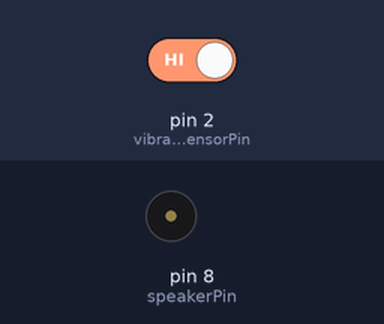
The sketch below on a simulated Arduino Uno, built with avr-gcc and run on an emulated ATmega328P. Shown: buzzer (waves = sounding). The inputs (shaded band) are chosen by the test bench; at power-on: pin 2 (vibrationSensorPin) HIGH.

Above: at 1.2 s.
1.3 s: pin 2 (vibrationSensorPin) driven LOW
At 3.5 s:
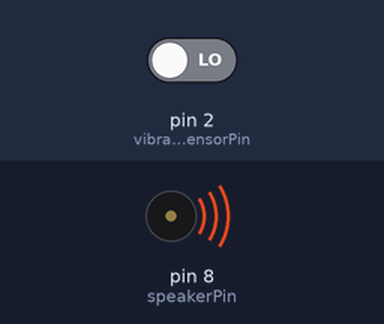
Timing chart, 0 to 10.3 s (numbered marks = the images above; inputs shaded):
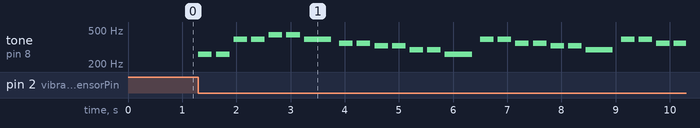

Measured:
- after the input at 1.3 s, tone on pin 8 (speakerPin): plays 261 Hz for 0.25 s, 261 Hz for 0.25 s, 392 Hz for 0.25 s, 392 Hz for 0.25 s, 440 Hz for 0.25 s, 440 Hz for 0.25 s … (25 notes in this stretch), starting at once

The sketch:

arduino_trillsensor_muziek.ino
```cpp
// Definieer de pinnummers
const int vibrationSensorPin = 2;
const int speakerPin = 8;

// Definieer de noten en duur van het nummer (Twinkel, twinkel, kleine ster)
#define NOOT_C4 261.63
#define NOOT_D4 293.66
#define NOOT_E4 329.63
#define NOOT_F4 349.23
#define NOOT_G4 392.00
#define NOOT_A4 440.00
#define NOOT_B4 493.88

// Melodie van "Twinkel, twinkel, kleine ster"
float melodie[] = {
  NOOT_C4, NOOT_C4, NOOT_G4, NOOT_G4, NOOT_A4, NOOT_A4, NOOT_G4,
  NOOT_F4, NOOT_F4, NOOT_E4, NOOT_E4, NOOT_D4, NOOT_D4, NOOT_C4,
  NOOT_G4, NOOT_G4, NOOT_F4, NOOT_F4, NOOT_E4, NOOT_E4, NOOT_D4,
  NOOT_G4, NOOT_G4, NOOT_F4, NOOT_F4, NOOT_E4, NOOT_E4, NOOT_D4,
  NOOT_C4, NOOT_C4, NOOT_G4, NOOT_G4, NOOT_A4, NOOT_A4, NOOT_G4,
  NOOT_F4, NOOT_F4, NOOT_E4, NOOT_E4, NOOT_D4, NOOT_D4, NOOT_C4
};

int nootDuren[] = {
  4, 4, 4, 4, 4, 4, 2,
  4, 4, 4, 4, 4, 4, 2,
  4, 4, 4, 4, 4, 4, 2,
  4, 4, 4, 4, 4, 4, 2,
  4, 4, 4, 4, 4, 4, 2,
  4, 4, 4, 4, 4, 4, 2
};

void setup() {
  pinMode(vibrationSensorPin, INPUT);
  pinMode(speakerPin, OUTPUT);
}

void loop() {
  // Lees de waarde van de trilsensor
  int trilWaarde = digitalRead(vibrationSensorPin);

  // Als trilling wordt gedetecteerd, speel het nummer af
  if (trilWaarde == LOW) {
    speelMelodie();
    delay(1000); // Voeg een vertraging toe om te snel triggeren te voorkomen
  }
}

void speelMelodie() {
  // Doorloop de noten en speel het nummer af
  for (int i = 0; i < sizeof(melodie) / sizeof(melodie[0]); i++) {
    int nootDuur = 1000 / nootDuren[i];
    tone(speakerPin, melodie[i], nootDuur);

    // Om de noten te onderscheiden, stel een minimale tijd tussen hen in
    int pauzeTussenNoten = nootDuur * 1.30;
    delay(pauzeTussenNoten);

    // Stop met het afspelen van de toon
    noTone(speakerPin);
  }
}
```
